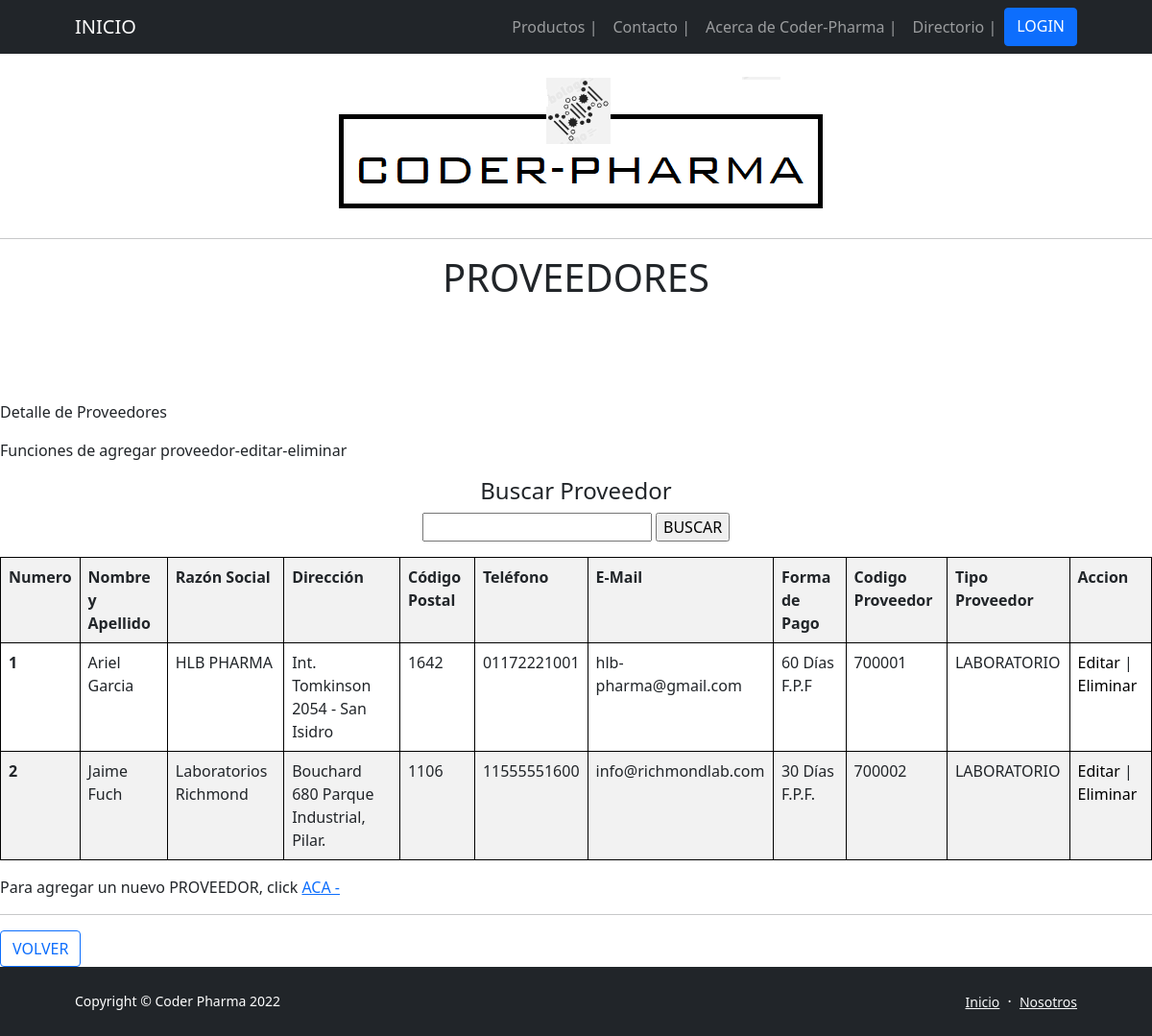
Screenshot of /App-Drogueria/Proveedores/ with the database file from the repository.
### App_DROGUERIA/models.py (models this page shows, shortened)
class PROVEEDORES(models.Model):
    nombre = models.CharField(max_length=50)
    apellido = models.CharField(max_length=50)
    razonSocial = models.CharField(max_length=50)
    direccion = models.CharField(max_length=50)
    codigoPostal = models.IntegerField()
    telefono = models.CharField(max_length=50)
    eMail = models.EmailField(max_length=50)
    form_pago = models.CharField(max_length=50)
    codigo_Proveedor = models.CharField(max_length=50)
    tipo_Proveedor = models.CharField(max_length=50)

### App_DROGUERIA/views.py (the view)
# urls.py: path('Proveedores/', Proveedores, name = "07_Proveedores"),
def Proveedores (request):
    proveedor = PROVEEDORES.objects.all()
    return render(request,"07 - Proveedores.html", {"Proveedores": proveedor})

### App_DROGUERIA/Templates/07 - Proveedores.html
{% extends '00 - ORIGEN (b).html' %}
{% load static %}
{% block blockname %}
    <body>
        <br>
        <p class="text-center"><img class="img-fluid rounded mb-5 mb-lg-0" src="http://127.0.0.1:8000/media/imagenes/Membrete_Coder-Pharma.png" alt="..." /></p>
        <hr>
        <h1 class="text-center"> PROVEEDORES </h1>
        <br>
        <br>
        <br>
        <br>
        <p> Detalle de Proveedores </p>
        <p> Funciones de agregar proveedor-editar-eliminar</p>
        <center>
            <h4 class="text-center"> Buscar Proveedor </h4>
            <form action="{% url '07_BuscarProveedor' %}" method="GET"> {% csrf_token %}
            <p><input type="text" name="nombre">
            <input type="submit" value="BUSCAR">
            </p>
            <table class="table table-striped">
                <tr>
                    <th>Numero</th>
                    <th>Nombre y Apellido </th>
                    <th>Razón Social</th>
                    <th>Dirección</th>
                    <th>Código Postal</th>
                    <th>Teléfono</th>
                    <th>E-Mail</th>
                    <th>Forma de Pago</th>
                    <th>Codigo Proveedor</th>
                    <th>Tipo Proveedor</th>
                    <th>Accion</th>
                </tr>
                {% for proveedor in Proveedores %}
                <tr>
                    <th scope="row">{{forloop.counter}}</th>
                    <td>{{proveedor.nombre}} {{proveedor.apellido}}</td>
                    <td>{{proveedor.razonSocial}}</td>
                    <td>{{proveedor.direccion}}</td>
                    <td>{{proveedor.codigoPostal}}</td>
                    <td>{{proveedor.telefono}}</td>
                    <td>{{proveedor.eMail}}</td>
                    <td>{{proveedor.form_pago}}</td>
                    <td>{{proveedor.codigo_Proveedor}}</td>
                    <td>{{proveedor.tipo_Proveedor}}</td>
                    <td>
                        <a style="color: black; text-decoration: none" href="{% url '07_EditaProveedor' proveedor.id %}">Editar</a> |
                        <a style="color: black; text-decoration: none" href="{% url '07_EliminaProveedor' proveedor.id %}">Eliminar</a>
                    </td>
                </tr>
                {% endfor %}
            </table>
        </center>
        <p> Para agregar un nuevo PROVEEDOR, click  <a href="{% url '07_AgregaProveedor' %}"> ACA -</a> </p>
        <hr>
            <a href="{% url '04_AcercadeCoderPharma' %}" class="btn btn-outline-primary" disabled> VOLVER</a>
    </body>
</html>
{% endblock blockname %}

### App_DROGUERIA/Templates/00 - ORIGEN (b).html (style rules this page uses)
table, th, td { border: 1px solid black; }

### rows the page displays
PROVEEDORES: nombre "Ariel", apellido "Garcia", razonSocial "HLB PHARMA", direccion "Int. Tomkinson 2054 - San Isidro", codigoPostal "1642", telefono "01172221001", eMail "hlb-pharma@gmail.com", form_pago "60 Días F.P.F", codigo_Proveedor "700001", tipo_Proveedor "LABORATORIO"
PROVEEDORES: nombre "Jaime", apellido "Fuch", razonSocial "Laboratorios Richmond", direccion "Bouchard 680 Parque Industrial, Pilar.", codigoPostal "1106", telefono "11555551600", eMail "info@richmondlab.com", form_pago "30 Días F.P.F.", codigo_Proveedor "700002", tipo_Proveedor "LABORATORIO"
